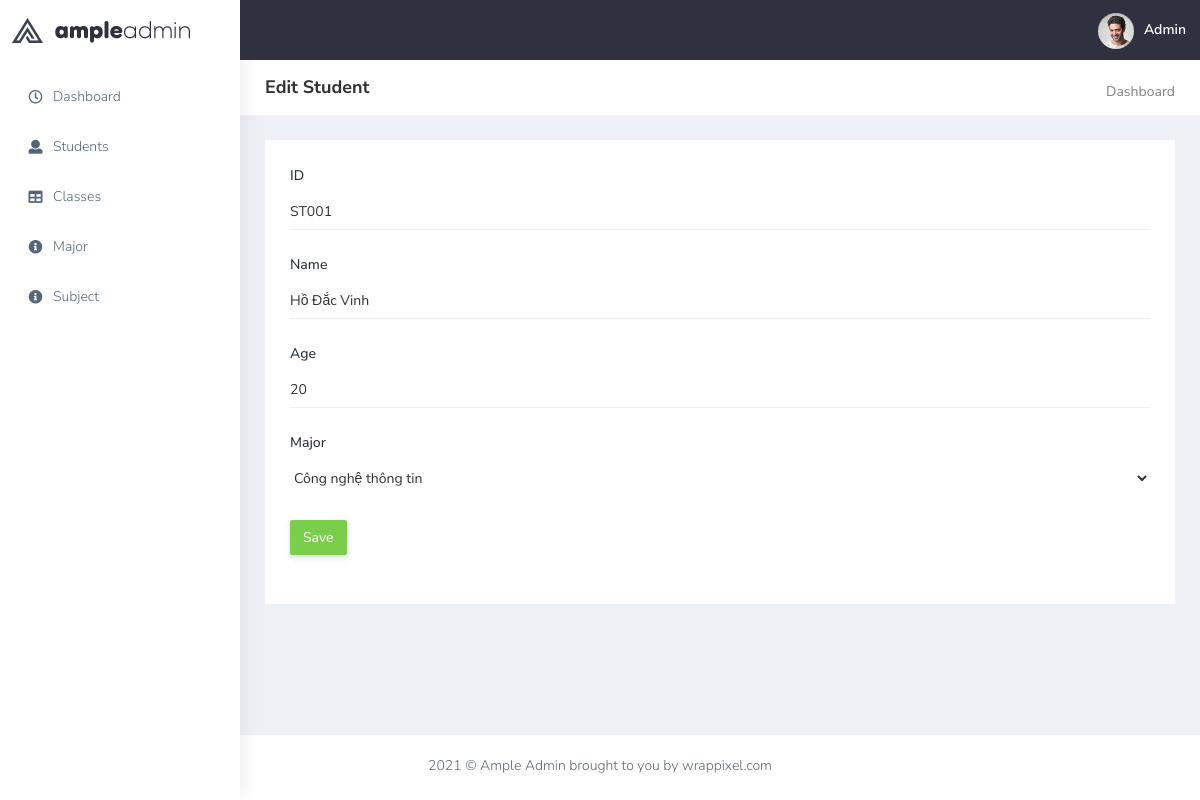
/edit_student?id=ST001, run on the app's committed database.
### tables this page shows
CREATE TABLE `students` (
  `id` varchar(20) NOT NULL,
  `name` varchar(30) NOT NULL,
  `age` int(11) NOT NULL,
  `major` varchar(30) NOT NULL
);

### Controllers/StudentController.php (called while the page is built, shortened)
<?php
include_once "./Models/Student.php";
class StudentController
{
    static public function edit_view($id)
    {
        try {
            $student = Student::detail($id);
            include_once "./Views/edit_student.php";
        } catch (\Throwable $th) {
            echo $th->getMessage();
        }
    }
}

### Models/Student.php (called while the page is built, shortened)
<?php
class Student
{
    function __construct($id, $name, $age, $major)
    {
        $this->id = $id;
        $this->name = $name;
        $this->age = $age;
        $this->major = $major;
    }
    static public function detail($id){
        $conn = DB::connect();
        $sql = "SELECT * FROM `students` WHERE `id` = '".$id."'";
        $result = $conn->query($sql);
        $ls = [];
        if ($result->num_rows > 0) {
            while ($row = $result->fetch_assoc()) {
                $ls[] = new Student($row['id'], $row['name'], $row['age'], $row['major']);
            }
        }
        if(count($ls)> 0){
            return $ls[0];
        }
    }
}
?>

### Views/edit_student.php (the view, shortened to what this page needs)
<?php
include_once "./Views/header.php";
include_once "./Views/slidebar.php";
?>
<div class="page-wrapper">
            <div class="page-breadcrumb bg-white">
                <div class="row align-items-center">
                    <div class="col-lg-3 col-md-4 col-sm-4 col-xs-12">
                        <h4 class="page-title">Edit Student</h4>
                    </div>
                    <div class="col-lg-9 col-sm-8 col-md-8 col-xs-12">
                        <div class="d-md-flex">
                            <ol class="breadcrumb ms-auto">
                                <li><a href="#" class="fw-normal">Dashboard</a></li>
                            </ol>
                        </div>
                    </div>
                </div>
            </div>
            <div class="container-fluid">
                <div class="row">
                    <div class="col-lg-12 col-xlg-9 col-md-12">
                        <div class="card">
                            <div class="card-body">
                                <form class="form-horizontal form-material" method="POST">
                                    <div class="form-group mb-4">
                                        <label class="col-md-12 p-0">ID</label>
                                        <div class="col-md-12 border-bottom p-0">
                                            <input type="text"
                                                class="form-control p-0 border-0" name="id" value="<?=$student->id?>"> </div>
                                    </div>
                                    <div class="form-group mb-4">
                                        <label for="example-email" class="col-md-12 p-0">Name</label>
                                        <div class="col-md-12 border-bottom p-0">
                                            <input type="text"
                                                class="form-control p-0 border-0" name="name" value="<?=$student->name?>">
                                        </div>
                                    </div>
                                    <div class="form-group mb-4">
                                        <label class="col-md-12 p-0">Age</label>
                                        <div class="col-md-12 border-bottom p-0">
                                            <input type="number" name="age" class="form-control p-0 border-0"  value="<?=$student->age?>">
                                        </div>
                                    </div>
                                    <div class="form-group mb-4">
                                        <label class="form-label">Major</label>
                                        <select name="major" id="major" class="form-select shadow-none p-0 border-0 form-control-line"  >
                                            <option selected="select"><?=$student->major?></option>
                                        </select>
                                    </div>
                                    <div class="form-group mb-4">
                                        <div class="col-sm-12">
                                            <button class="btn btn-success">Save</button>
                                        </div>
                                    </div>
                                </form>
                            </div>
                        </div>
                    </div>
                </div>
            </div>
</div>
<?php
include_once "./Views/footer.php";
?>

### data on the page
students: id "ST001", name "Hồ Đắc Vinh", age "20", major "Công nghệ thông tin"
